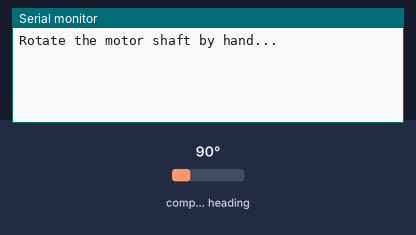
Recording of a sketch running on a simulated Arduino Uno, built with avr-gcc and run on an emulated ATmega328P. Parts: the last lines printed to the serial monitor. Inputs (shaded band) come from the test bench; at power-on: compass heading 90°.

Above: at 1.2 s.
1.3 s: compass heading set to 7°
At 2.5 s:
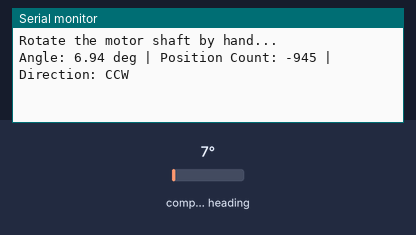
2.8 s: compass heading set to 90°
At 3.9 s:
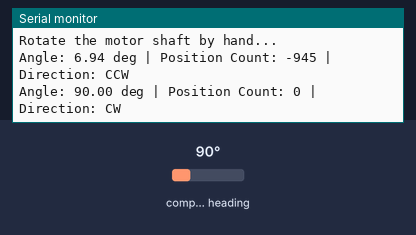

Measured:
- after the input at 1.3 s, the serial monitor: prints a new line at once (image 1)
- after the input at 2.8 s, the serial monitor: prints a new line at once (image 2)

The sketch:

AS5600_test_code_just_hand_rotating_motor_shaft_no_supply.ino
```cpp
#include "AS5600.h"
#include <Wire.h>

AS5600 as5600;

long lastPosition = 0;

void setup()
{
  Serial.begin(115200);
  Wire.begin();
  Wire.setClock(400000);

  as5600.begin();
  as5600.setDirection(AS5600_CLOCK_WISE);

  // Reset cumulative counter
  as5600.resetCumulativePosition();

  lastPosition = as5600.getCumulativePosition();

  Serial.println("Rotate the motor shaft by hand...");
}

void loop()
{
  long currentPos = as5600.getCumulativePosition();
  int rawAngle = as5600.rawAngle();   // 0 - 4095

  float angle = (rawAngle * 360.0) / 4096.0;

  if (currentPos != lastPosition)
  {
    Serial.print("Angle: ");
    Serial.print(angle, 2);
    Serial.print(" deg");

    Serial.print(" | Position Count: ");
    Serial.print(currentPos);

    if(currentPos > lastPosition)
      Serial.print(" | Direction: CW");
    else
      Serial.print(" | Direction: CCW");

    Serial.println();

    lastPosition = currentPos;
  }
}
```
